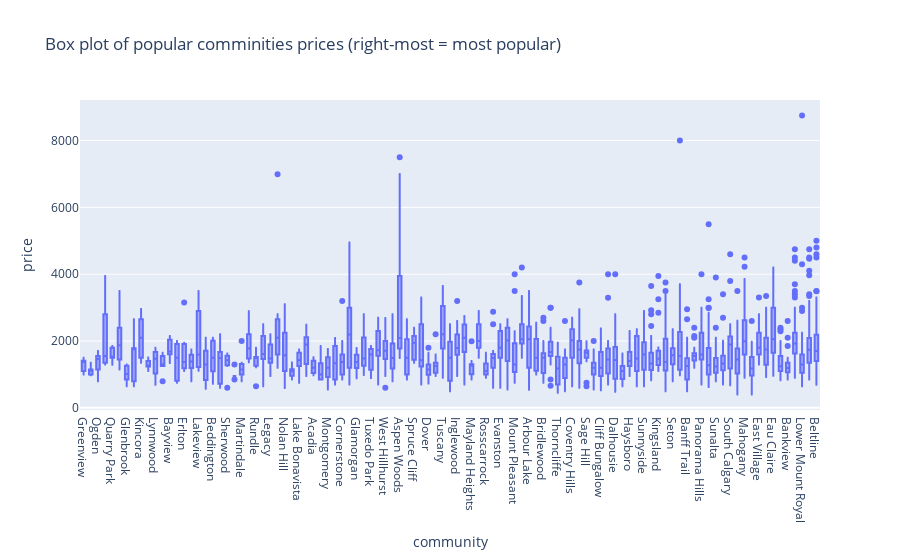

This figure's notebook cell:
### Code cell
communities_with_at_least_n_records = 5
df_exp = df.groupby(['community']).count()[['city']].sort_values(by='city').reset_index()
df_exp2 = pd.merge(left=df_exp, right=df[['community', 'price']], on='community')

df_exp3 = df_exp2[df_exp2['city']>communities_with_at_least_n_records]
fig = px.box(df_exp3, x="community", y="price",
             title="Box plot of popular comminities prices (right-most = most popular)")
fig.show()

### Figure 1 — Plotly figure (JSON) as saved in the notebook; plotly's stock layout.template omitted (floating-point values rounded to 4 significant figures; data arrays with more than 128 entries replaced by an {"elided": "..."} marker saying what was removed)
{"data": [{"alignmentgroup": "True", "hovertemplate": "community=%{x}<br>price=%{y}<extra></extra>", "legendgroup": "", "marker": {"color": "#636efa"}, "name": "", "notched": false, "offsetgroup": "", "orientation": "v", "showlegend": false, "type": "box", "x": {"elided": "1943 str values"}, "x0": " ", "xaxis": "x", "y": {"elided": "1943 int values"}, "y0": " ", "yaxis": "y"}], "layout": {"boxmode": "group", "legend": {"tracegroupgap": 0}, "title": {"text": "Box plot of popular comminities prices (right-most = most popular)"}, "xaxis": {"anchor": "y", "domain": [0, 1], "title": {"text": "community"}}, "yaxis": {"anchor": "x", "domain": [0, 1], "title": {"text": "price"}}}}
